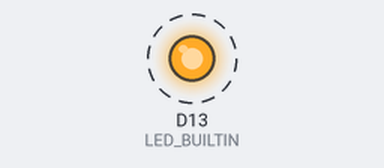
A sketch run on a simulated Arduino Zero (SAMD21). On the bench: output pins drawn as LEDs (lit = HIGH). Dashed ring = blinking. What the sketch prints to the serial monitor is not drawn.

Above: at 5.2 s.
Timing chart, 0 to 8.0 s (numbered marks = the images above):
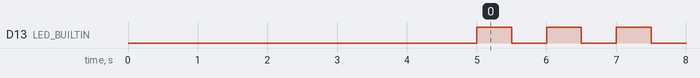

Measured:
- by itself, D13 (LED_BUILTIN): alternates HIGH for 0.50 s and LOW for 0.50 s

The sketch:

aero_actuation_test_serial_OLD.ino
```cpp
#include "wiring_private.h"

// Serial2 pin and pad definitions (in Arduino files Variant.h & Variant.cpp)
#define PIN_SERIAL2_RX       (2ul)               // Pin description number for PIO_SERCOM on D12 -> pin 1 on teensy
#define PIN_SERIAL2_TX       (3ul)               // Pin description number for PIO_SERCOM on D10 -> pin 0 on teensy
#define PAD_SERIAL2_TX       (UART_TX_PAD_2)      // SERCOM pad 2
#define PAD_SERIAL2_RX       (SERCOM_RX_PAD_2)    // SERCOM pad 3

Uart Serial2 (&sercom2, PIN_SERIAL2_RX, PIN_SERIAL2_TX, PAD_SERIAL2_RX, PAD_SERIAL2_TX);

void setup() {
  Serial.begin(115200);
  while (!Serial);
  Serial.println(F("Starting Actuation Test Program!"));

  pinPeripheral(2, PIO_SERCOM);
  pinPeripheral(3, PIO_SERCOM);
  Serial2.begin(115200);

  pinMode(LED_BUILTIN, OUTPUT);
  digitalWrite(LED_BUILTIN, LOW);

  while(!Serial2);
  delay(5000);
}

void loop() {
  Serial2.println(540.0f);
  digitalWrite(LED_BUILTIN, HIGH);
  delay(500);
  Serial2.println(0.0f);
  digitalWrite(LED_BUILTIN, LOW);
  delay(500);
}

void SERCOM2_Handler()    // Interrupt handler for SERCOM1
{
  Serial2.IrqHandler();
}
```
